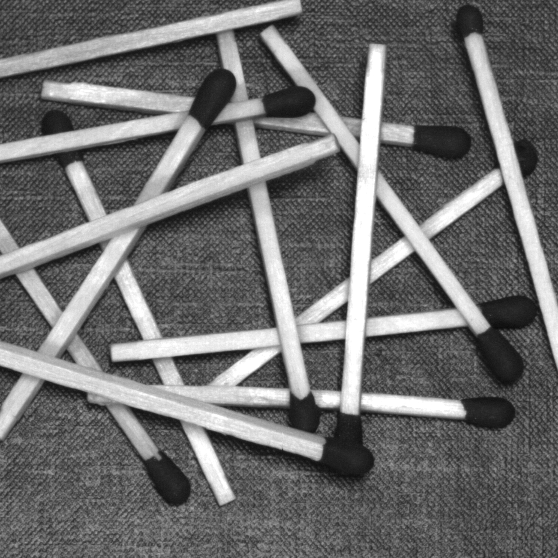
%> input picture Sem-5/Digital Image Processing/Assignment 3/stick1.tif, 558 x 558 px
$ octave A6.m   (GNU Octave 9; MATLAB toolbox functions it lacks are replaced by stand-ins)
%> lines starting %> are read from the running program, lines starting %| are printed output that depends on the picture
% 6. OR operation between two images.

i1 = imread("stick1.tif");
%> i1 is the input picture: size 558x558 uint8; min 11, max 255, mean 109.5
subplot(1,3,1);
imshow(i1);
title("Image1");

i2 = imread("stick2.tif");
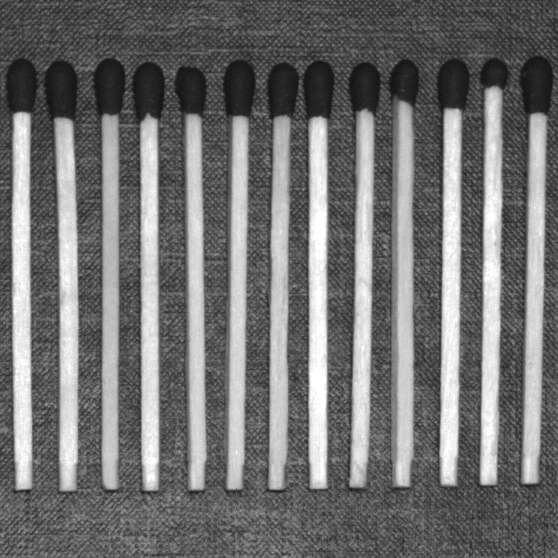
%> input picture Sem-5/Digital Image Processing/Assignment 3/stick2.tif, 558 x 558 px
%> i2 is the input picture: size 558x558 uint8; min 17, max 255, mean 112.9
subplot(1,3,2);
imshow(i2);
title("Image2");

i = bitor(i1,i2);
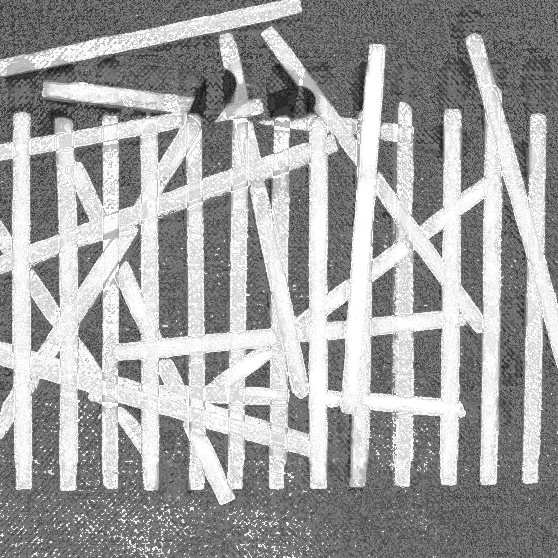
%> i: size 558x558 uint8; min 24, max 255, mean 161.7
subplot(1,3,3);
imshow(i);
title("Image1 | Image2");
